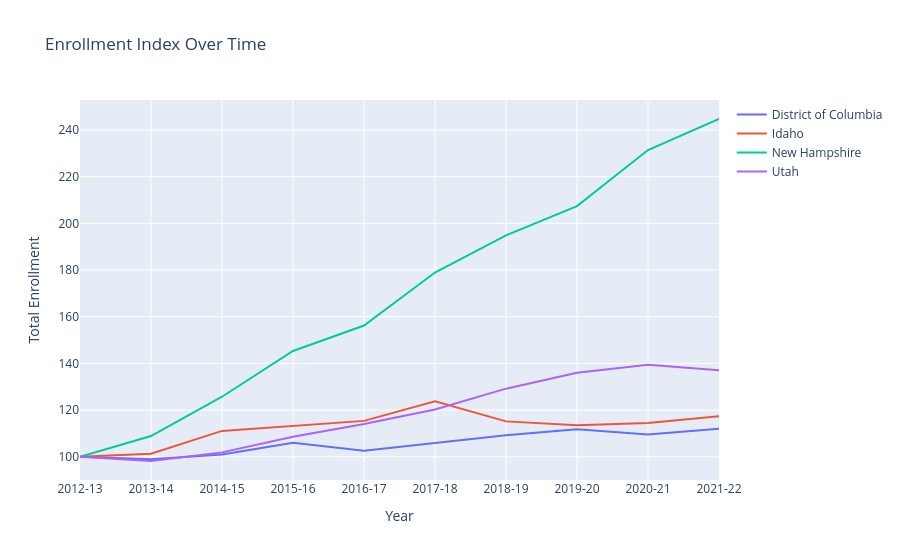

This figure's notebook cell:
### Markdown cell above
#### Visualization

### Code cell
## Positive Enrollment Trend
fig = go.Figure()

for state in ['District of Columbia', 'Idaho', 'New Hampshire', 'Utah']:
    fig.add_trace(go.Scatter(x=state_trends[state_trends['State'] == state]['Year'], y=state_trends[state_trends['State'] == state]['enrollment_index'], mode='lines', name=state))

fig.update_layout(title='Enrollment Index Over Time', xaxis_title='Year', yaxis_title='Total Enrollment')
fig.show()

### Figure 1 — Plotly figure (JSON) as saved in the notebook; plotly's stock layout.template omitted (floating-point values rounded to 4 significant figures)
{"data": [{"mode": "lines", "name": "District of Columbia", "type": "scatter", "x": ["2012-13", "2013-14", "2014-15", "2015-16", "2016-17", "2017-18", "2018-19", "2019-20", "2020-21", "2021-22"], "y": [100.0, 98.93, 101.0, 106.0, 102.6, 106.0, 109.2, 111.8, 109.6, 112.0]}, {"mode": "lines", "name": "Idaho", "type": "scatter", "x": ["2012-13", "2013-14", "2014-15", "2015-16", "2016-17", "2017-18", "2018-19", "2019-20", "2020-21", "2021-22"], "y": [100.0, 101.3, 111.1, 113.4, 115.4, 123.7, 115.2, 113.5, 114.5, 117.3]}, {"mode": "lines", "name": "New Hampshire", "type": "scatter", "x": ["2012-13", "2013-14", "2014-15", "2015-16", "2016-17", "2017-18", "2018-19", "2019-20", "2020-21", "2021-22"], "y": [100.0, 108.9, 125.7, 145.3, 156.2, 178.9, 194.8, 207.4, 231.4, 244.7]}, {"mode": "lines", "name": "Utah", "type": "scatter", "x": ["2012-13", "2013-14", "2014-15", "2015-16", "2016-17", "2017-18", "2018-19", "2019-20", "2020-21", "2021-22"], "y": [100.0, 98.18, 101.9, 108.6, 114.0, 120.3, 129.2, 136.0, 139.4, 137.1]}], "layout": {"title": {"text": "Enrollment Index Over Time"}, "xaxis": {"title": {"text": "Year"}}, "yaxis": {"title": {"text": "Total Enrollment"}}}}
